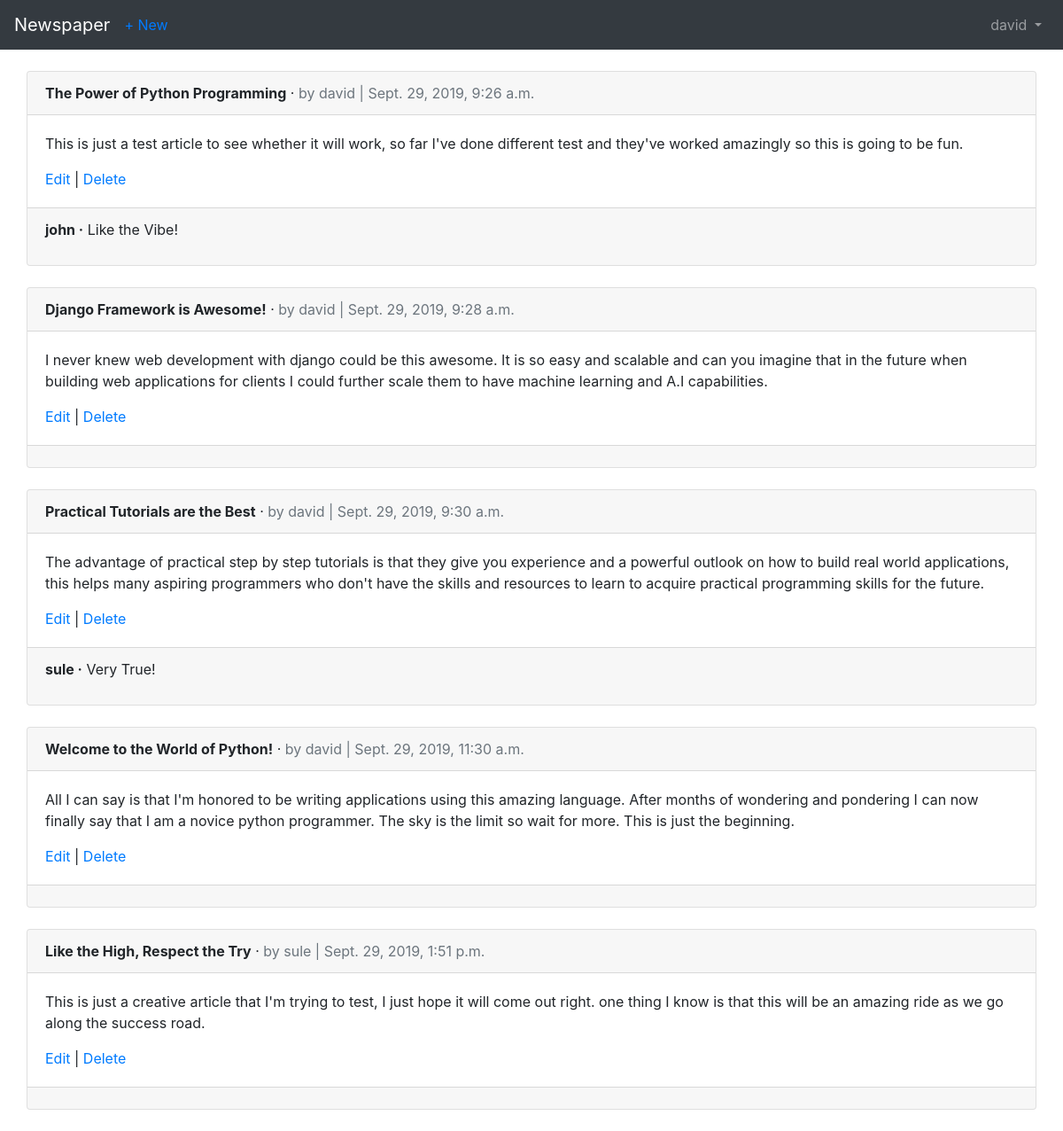
The page /articles/ (signed in) on the database its author committed.
### users/models.py (models this page shows)
class CustomUser(AbstractUser):
    age = models.PositiveIntegerField(default=0)

### articles/models.py (models this page shows, shortened)
class Article(models.Model):
    title = models.CharField(max_length=255)
    body = models.TextField()
    date = models.DateTimeField(auto_now_add=True)
    author = models.ForeignKey(
        settings.AUTH_USER_MODEL,
        on_delete=models.CASCADE,
    )

class Comment(models.Model):
    article = models.ForeignKey(
        Article,
        on_delete=models.CASCADE,
        related_name = 'comments')
    comment = models.CharField(max_length=140)
    author = models.ForeignKey(
        settings.AUTH_USER_MODEL,
        on_delete=models.CASCADE,
    )
    def __str__(self):
        return self.comment

### articles/views.py (the view)
# urls.py: path('', views.ArticleListView.as_view(), name='article_list'),
class ArticleListView(LoginRequiredMixin, ListView):
    model = models.Article
    template_name = 'article_list.html'
    login_url = 'login'

### templates/article_list.html (shortened to what this page needs)
{% extends 'base.html' %}
{% block content %}
    {% for article in object_list %}
        <div class="card">
            <div class="card-header">
                <span class="font-weight-bold">{{ article.title }}</span> &middot;
                <span class="text-muted">by {{ article.author }} | {{ article.date }}</span>
            </div>
            <div class="card-body">
                <p>{{ article.body }}</p>
                <a href="{% url 'article_edit' article.pk %}">Edit</a> |
                <a href="{% url 'article_delete' article.pk %}">Delete</a>
            </div>
            <div class="card-footer">
                {% for comment in article.comments.all %}
                    <p>
                        <span class="font-weight-bold">{{ comment.author }} &middot;</span>
                        {{ comment }}
                    </p>
                {% endfor %}
            </div>
        </div>
        <br/>
    {% endfor %}
{% endblock content %}

### templates/base.html (shortened to what this page needs)
{% load staticfiles %}
<!DOCTYPE html>
<html>
    <head>
        <link rel="stylesheet" href="{% static 'css/bootstrap.min.css' %}">
    </head>
    <body>
        <nav class="navbar navbar-expand-md navbar-dark bg-dark mb-4">
                <a class="navbar-brand" href="{% url 'home' %}">Newspaper</a>
                {% if user.is_authenticated %}
                    <ul class="navbar-nav mr-auto">
                        <li class="nav-item"><a href="{% url 'article_new' %}">+ New</a></li>
                    </ul>
                {% endif %}
                <div class="collapse navbar-collapse" id="navbarCollapse">
                    {% if user.is_authenticated %}
                    <ul class="navbar-nav ml-auto">
                        <li class="nav-item dropdown">
                        <a class="nav-link dropdown-toggle" href="#" id="userMenu" data-toggle="dropdown" aria-haspopup="true" aria-expanded="false">
                            {{ user.username }}
                        </a>
                        </li>
                    </ul>
                    {% else %}
                    <form class="form-inline ml-auto">
                        <a href="{% url 'login' %}" class="btn btn-outline-secondary">Log In</a>
                        <a href="{% url 'signup' %}" class="btn btn-primary ml-2">Sign up</a>
                    </form>
                    {% endif %}
                </div>
                </nav>
        <div class="container">
            {% block content %}
            {% endblock %}
        </div>
    </body>
</html>

### rows shown on the page
CustomUser: username "david"
Article: title "The Power of Python Programming", author "david", date "Sept. 29, 2019, 9:26 a.m.", body "This is just a test article to see whether it will work, so far I've done different test and they've worked amazingly so this is going to be fun."
Comment: author "john", comment "Like the Vibe!"
Article: title "Django Framework is Awesome!", author "david", date "Sept. 29, 2019, 9:28 a.m.", body "I never knew web development with django could be this awesome. It is so easy and scalable and can you imagine that in the future when building web applications for clients I could further scale them to have machine learning and A.I capabilities."
Article: title "Practical Tutorials are the Best", author "david", date "Sept. 29, 2019, 9:30 a.m.", body "The advantage of practical step by step tutorials is that they give you experience and a powerful outlook on how to build real world applications, this helps many aspiring programmers who don't have the skills and resources to learn to acquire practical programming skills for the future."
Comment: author "sule", comment "Very True!"
Article: title "Welcome to the World of Python!", author "david", date "Sept. 29, 2019, 11:30 a.m.", body "All I can say is that I'm honored to be writing applications using this amazing language. After months of wondering and pondering I can now finally say that I am a novice python programmer. The sky is the limit so wait for more. This is just the beginning."
Article: title "Like the High, Respect the Try", author "sule", date "Sept. 29, 2019, 1:51 p.m.", body "This is just a creative article that I'm trying to test, I just hope it will come out right. one thing I know is that this will be an amazing ride as we go along the success road."
